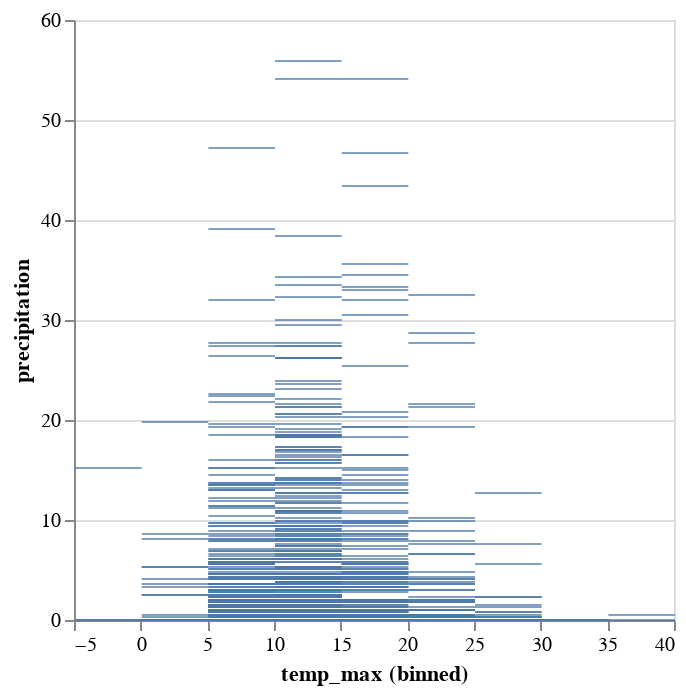
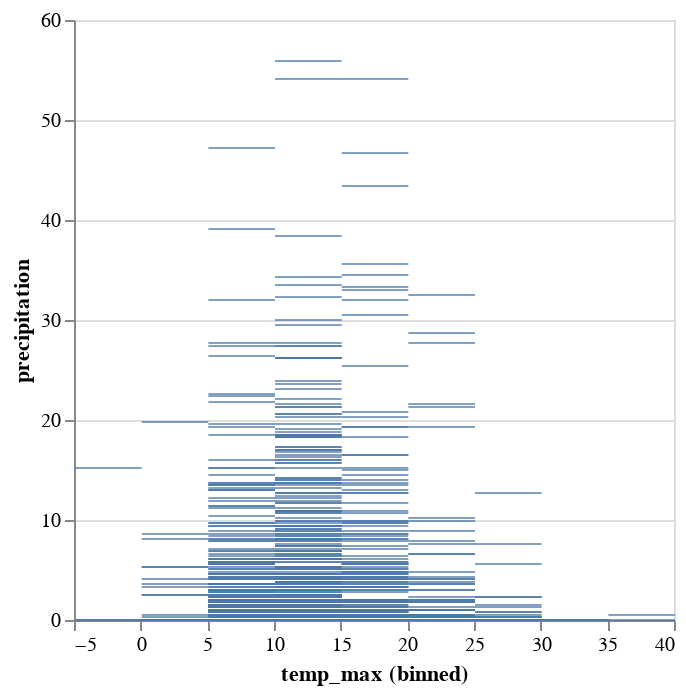
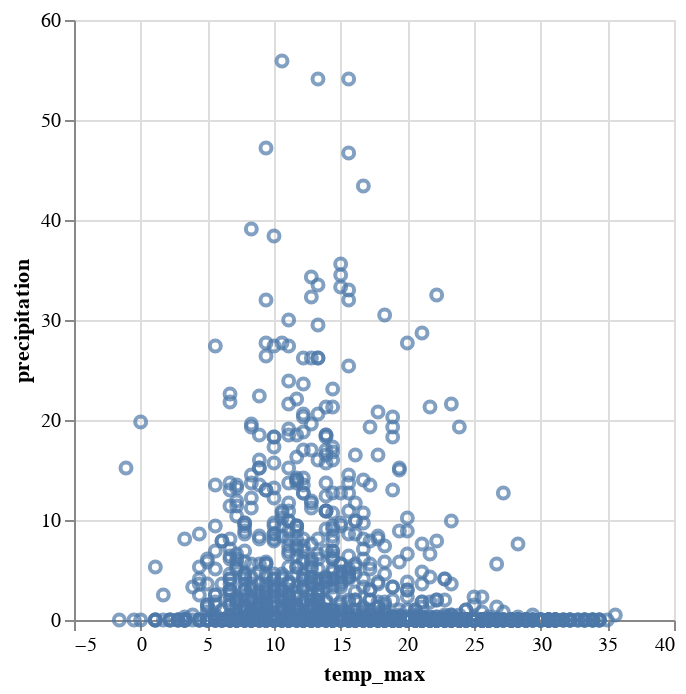
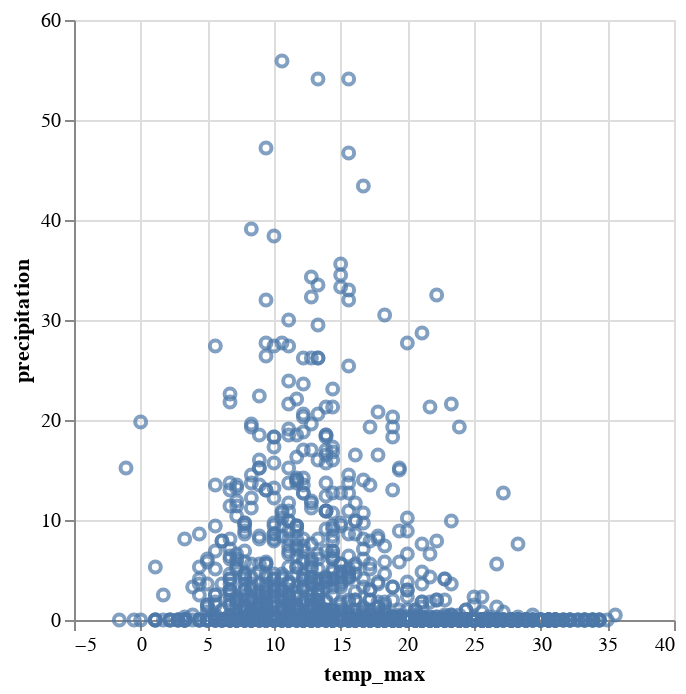

Here is the notebook cell these charts were saved with, in order:
### Code cell
col1, col2 = columns.replace("'", "").replace("[", "").replace("]", "").split(",")  # Nettoyage de la chaîne
input_spec = input_spec_base + [
    # Ajouter la première colonne
    f"entity(encoding,m0,e0).",
    f"attribute((encoding,field),e0,{col1.strip()}).",

    # Ajouter la deuxième colonne
    f"entity(encoding,m0,e1).",
    f"attribute((encoding,field),e1,{col2.strip()}).",
]
print(input_spec)
recommendations, cost_draco = recommend_charts(spec=input_spec, draco=d, num=5)

### Figure 1 — Vega-Lite specification as saved in the notebook (floating-point values rounded to 4 significant figures; data arrays with more than 128 entries replaced by an {"elided": "..."} marker saying what was removed)
{"config": {"view": {"continuousWidth": 300, "continuousHeight": 300}}, "data": {"name": "data-6881b3c76720a51ecae2e2fb5659aff4"}, "mark": {"type": "tick"}, "encoding": {"x": {"bin": {"maxbins": 10}, "field": "temp_max", "scale": {"type": "linear"}, "type": "quantitative"}, "y": {"field": "precipitation", "scale": {"type": "linear", "zero": true}, "type": "quantitative"}}, "$schema": "https://vega.github.io/schema/vega-lite/v5.20.1.json", "datasets": {"data-6881b3c76720a51ecae2e2fb5659aff4": {"elided": "1461 records"}}}

### Figure 2 — Vega-Lite specification as saved in the notebook (floating-point values rounded to 4 significant figures; data arrays with more than 128 entries replaced by an {"elided": "..."} marker saying what was removed)
{"config": {"view": {"continuousWidth": 300, "continuousHeight": 300}}, "data": {"name": "data-6881b3c76720a51ecae2e2fb5659aff4"}, "mark": {"type": "tick"}, "encoding": {"x": {"bin": {"maxbins": 10}, "field": "temp_max", "scale": {"type": "linear"}, "type": "quantitative"}, "y": {"field": "precipitation", "scale": {"type": "linear", "zero": true}, "type": "quantitative"}}, "$schema": "https://vega.github.io/schema/vega-lite/v5.20.1.json", "datasets": {"data-6881b3c76720a51ecae2e2fb5659aff4": {"elided": "1461 records"}}}

### Figure 3 — Vega-Lite specification as saved in the notebook (floating-point values rounded to 4 significant figures; data arrays with more than 128 entries replaced by an {"elided": "..."} marker saying what was removed)
{"config": {"view": {"continuousWidth": 300, "continuousHeight": 300}}, "data": {"name": "data-6881b3c76720a51ecae2e2fb5659aff4"}, "mark": {"type": "point"}, "encoding": {"x": {"field": "temp_max", "scale": {"type": "linear"}, "type": "quantitative"}, "y": {"field": "precipitation", "scale": {"type": "linear", "zero": true}, "type": "quantitative"}}, "$schema": "https://vega.github.io/schema/vega-lite/v5.20.1.json", "datasets": {"data-6881b3c76720a51ecae2e2fb5659aff4": {"elided": "1461 records"}}}

### Figure 4 — Vega-Lite specification as saved in the notebook (floating-point values rounded to 4 significant figures; data arrays with more than 128 entries replaced by an {"elided": "..."} marker saying what was removed)
{"config": {"view": {"continuousWidth": 300, "continuousHeight": 300}}, "data": {"name": "data-6881b3c76720a51ecae2e2fb5659aff4"}, "mark": {"type": "point"}, "encoding": {"x": {"field": "temp_max", "scale": {"type": "linear"}, "type": "quantitative"}, "y": {"field": "precipitation", "scale": {"type": "linear", "zero": true}, "type": "quantitative"}}, "$schema": "https://vega.github.io/schema/vega-lite/v5.20.1.json", "datasets": {"data-6881b3c76720a51ecae2e2fb5659aff4": {"elided": "1461 records"}}}
